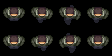

The image is a tile-based game level rendered from a .tmx file. Its description and complete source (layers, tilesets, objects, tile grids) follow:
An orthogonal 4x2 tile map with 28x28 px tiles, 1 tile layer (Tile Layer 1).

<map version="1.8" tiledversion="1.8.5" orientation="orthogonal" renderorder="right-down" width="4" height="2" tilewidth="28" tileheight="28" infinite="0" nextlayerid="2" nextobjectid="1">
 <tileset firstgid="1" source="player_run.tsx" />
 <layer id="1" name="Tile Layer 1" width="4" height="2">
  <data encoding="csv">
1,4,7,10,
13,16,19,22
</data>
 </layer>
</map>